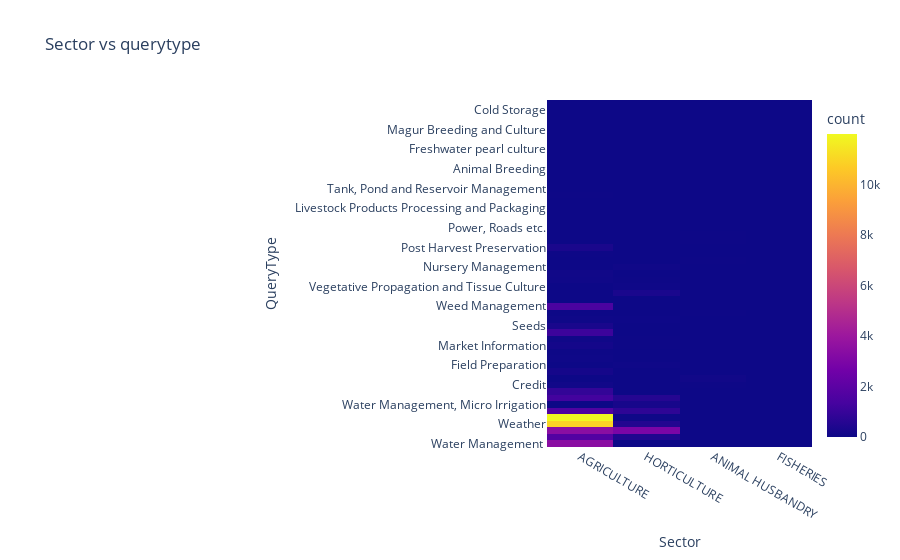

The cell this chart's notebook holds for it:
### Code cell
fig=px.density_heatmap(df,x="Sector",y="QueryType",title="Sector vs querytype")
fig.show()

### Figure 1 — Plotly figure (JSON) as saved in the notebook; plotly's stock layout.template omitted (floating-point values rounded to 4 significant figures; data arrays with more than 128 entries replaced by an {"elided": "..."} marker saying what was removed)
{"data": [{"coloraxis": "coloraxis", "hovertemplate": "Sector=%{x}<br>QueryType=%{y}<br>count=%{z}<extra></extra>", "name": "", "type": "histogram2d", "x": {"elided": "45627 str values"}, "xaxis": "x", "xbingroup": "x", "y": {"elided": "45627 str values"}, "yaxis": "y", "ybingroup": "y"}], "layout": {"coloraxis": {"colorbar": {"title": {"text": "count"}}, "colorscale": [[0, "#0d0887"], [0.1111, "#46039f"], [0.2222, "#7201a8"], [0.3333, "#9c179e"], [0.4444, "#bd3786"], [0.5556, "#d8576b"], [0.6667, "#ed7953"], [0.7778, "#fb9f3a"], [0.8889, "#fdca26"], [1, "#f0f921"]]}, "legend": {"tracegroupgap": 0}, "title": {"text": "Sector vs querytype"}, "xaxis": {"anchor": "y", "domain": [0, 1], "title": {"text": "Sector"}}, "yaxis": {"anchor": "x", "domain": [0, 1], "title": {"text": "QueryType"}}}}
